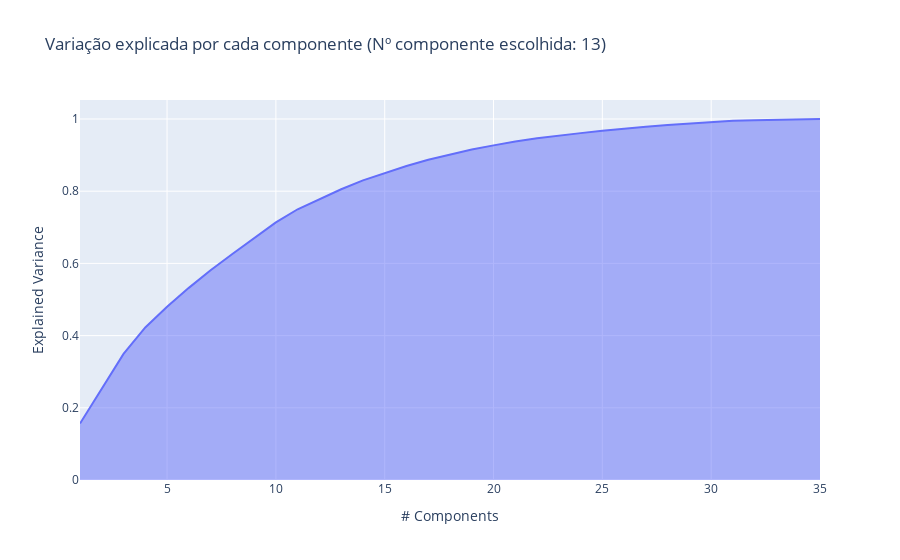

Source (notebook cell):
### Markdown cell above
### Observando os intervalos de possíveis números de componentes e selecionando um

### Code cell
pca = PCA(random_state=pca_r_state)
pca.fit(df_enem.to_numpy())
exp_var_cumul = np.cumsum(pca.explained_variance_ratio_)

n_components = np.argmax(exp_var_cumul >= 0.8) + 1

px.area(
    x=range(1, exp_var_cumul.shape[0] + 1),
    y=exp_var_cumul,
    labels={"x": "# Components", "y": "Explained Variance"},
    title=f"Variação explicada por cada componente (Nº componente escolhida: {n_components})",
)

### Figure 1 — Plotly figure (JSON) as saved in the notebook; plotly's stock layout.template omitted (floating-point values rounded to 4 significant figures)
{"data": [{"fillpattern": {"shape": ""}, "hovertemplate": "# Components=%{x}<br>Explained Variance=%{y}<extra></extra>", "legendgroup": "", "line": {"color": "#636efa"}, "marker": {"symbol": "circle"}, "mode": "lines", "name": "", "orientation": "v", "showlegend": false, "stackgroup": "1", "type": "scatter", "x": [1, 2, 3, 4, 5, 6, 7, 8, 9, 10, 11, 12, 13, 14, 15, 16, 17, 18, 19, 20, 21, 22, 23, 24, 25, 26, 27, 28, 29, 30, 31, 32, 33, 34, 35], "xaxis": "x", "y": [0.1563, 0.2547, 0.3494, 0.4226, 0.4798, 0.5322, 0.581, 0.6259, 0.6701, 0.7135, 0.75, 0.7782, 0.8054, 0.8299, 0.8504, 0.8698, 0.8869, 0.9018, 0.9152, 0.927, 0.9378, 0.9465, 0.9543, 0.9609, 0.9672, 0.9734, 0.9785, 0.9832, 0.9872, 0.9911, 0.9948, 0.9967, 0.9979, 0.999, 1.0], "yaxis": "y"}], "layout": {"legend": {"tracegroupgap": 0}, "title": {"text": "Variação explicada por cada componente (Nº componente escolhida: 13)"}, "xaxis": {"anchor": "y", "domain": [0, 1], "title": {"text": "# Components"}}, "yaxis": {"anchor": "x", "domain": [0, 1], "title": {"text": "Explained Variance"}}}}
